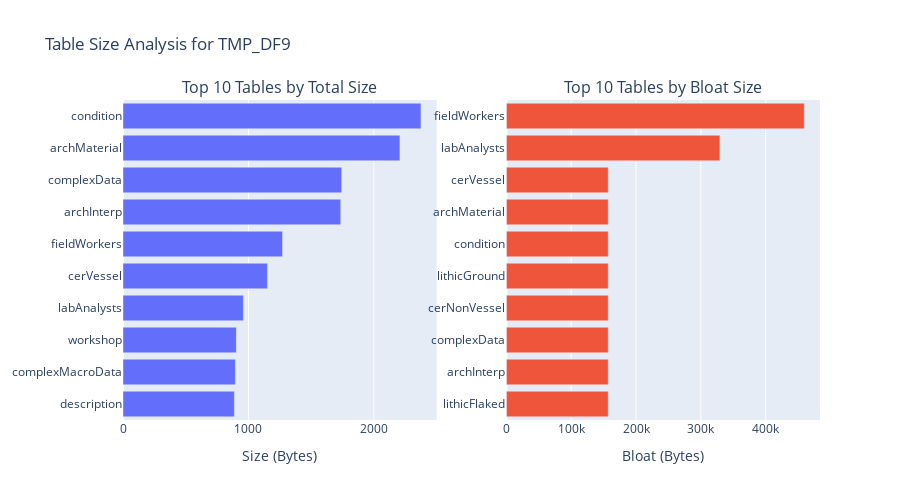

The notebook cell this image was saved under:
### Code cell
display_header("Largest Tables by Total Size and Bloat")

if table_metrics_df is not None and not table_metrics_df.empty:
    # Convert pretty size string to bytes for sorting
    def size_to_bytes(s):
        if not isinstance(s, str): return 0
        num, unit = s.split()
        num = float(num)
        if 'KB' in unit: return num * 1024
        if 'MB' in unit: return num * 1024**2
        if 'GB' in unit: return num * 1024**3
        return num
    
    df_copy = table_metrics_df.copy()
    df_copy['total_bytes'] = df_copy['total_size'].apply(size_to_bytes)
    df_copy['bloat_bytes_val'] = df_copy['bloat_bytes']

    top_10_size = df_copy.nlargest(10, 'total_bytes')
    top_10_bloat = df_copy.nlargest(10, 'bloat_bytes_val')

    # Display tables
    display(Markdown("**Top 10 Tables by Total Size**"))
    display(top_10_size[['table_name', 'total_size', 'row_estimate']].reset_index(drop=True))
    
    display(Markdown("**Top 10 Tables by Bloat Size**"))
    display(top_10_bloat[['table_name', 'bloat_size', 'bloat_percent', 'row_estimate']].reset_index(drop=True))

    # Create subplots
    fig = make_subplots(
        rows=1, cols=2,
        subplot_titles=("Top 10 Tables by Total Size", "Top 10 Tables by Bloat Size")
    )

    fig.add_trace(go.Bar(y=top_10_size['table_name'], x=top_10_size['total_bytes'], orientation='h', name='Total Size'), row=1, col=1)
    fig.add_trace(go.Bar(y=top_10_bloat['table_name'], x=top_10_bloat['bloat_bytes_val'], orientation='h', name='Bloat Size'), row=1, col=2)
    
    fig.update_layout(title_text=f'Table Size Analysis for {DATABASE_NAME}', height=500, showlegend=False)
    fig.update_yaxes(autorange="reversed")
    fig.update_xaxes(title_text="Size (Bytes)", row=1, col=1)
    fig.update_xaxes(title_text="Bloat (Bytes)", row=1, col=2)
    fig.show()
else:
    print("No table metrics data available for plotting.")

### Figure 1 — Plotly figure (JSON) as saved in the notebook; plotly's stock layout.template omitted (floating-point values rounded to 4 significant figures)
{"data": [{"name": "Total Size", "orientation": "h", "type": "bar", "x": [2376.0, 2208.0, 1744.0, 1736.0, 1272.0, 1152.0, 960.0, 904.0, 896.0, 888.0], "xaxis": "x", "y": ["condition", "archMaterial", "complexData", "archInterp", "fieldWorkers", "cerVessel", "labAnalysts", "workshop", "complexMacroData", "description"], "yaxis": "y"}, {"name": "Bloat Size", "orientation": "h", "type": "bar", "x": [459500.0, 329400.0, 157100.0, 157100.0, 157100.0, 157100.0, 157100.0, 157100.0, 157100.0, 157100.0], "xaxis": "x2", "y": ["fieldWorkers", "labAnalysts", "cerVessel", "archMaterial", "condition", "lithicGround", "cerNonVessel", "complexData", "archInterp", "lithicFlaked"], "yaxis": "y2"}], "layout": {"annotations": [{"font": {"size": 16}, "showarrow": false, "text": "Top 10 Tables by Total Size", "x": 0.225, "xanchor": "center", "xref": "paper", "y": 1, "yanchor": "bottom", "yref": "paper"}, {"font": {"size": 16}, "showarrow": false, "text": "Top 10 Tables by Bloat Size", "x": 0.775, "xanchor": "center", "xref": "paper", "y": 1, "yanchor": "bottom", "yref": "paper"}], "height": 500, "showlegend": false, "title": {"text": "Table Size Analysis for TMP_DF9"}, "xaxis": {"anchor": "y", "domain": [0, 0.45], "title": {"text": "Size (Bytes)"}}, "xaxis2": {"anchor": "y2", "domain": [0.55, 1], "title": {"text": "Bloat (Bytes)"}}, "yaxis": {"anchor": "x", "autorange": "reversed", "domain": [0, 1]}, "yaxis2": {"anchor": "x2", "autorange": "reversed", "domain": [0, 1]}}}
